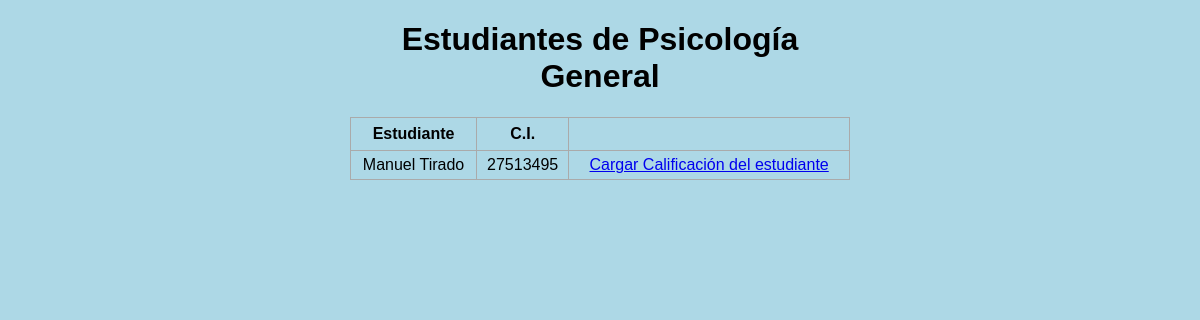
Screenshot of /estudiantes_notas/2480 with the database file from the repository.
### inscripcion.py (models this page shows, shortened)
class Asignatura(db.Model):
    cod_asig = db.Column(db.Integer, primary_key=True)
    nombre = db.Column(db.String(200), nullable=False)
    unidad_creditos = db.Column(db.Integer)

class Estudiante(db.Model):
    cod_estudiante = db.Column(db.Integer, primary_key=True, autoincrement=True)
    nombre = db.Column(db.String(200), nullable=False)
    cedula = db.Column(db.Integer)
    nacimiento = db.Column(db.DateTime)
    telefono = db.Column(db.Integer)
    correo = db.Column(db.String(200), nullable=False)
    fecha_inscripcion = db.Column(db.DateTime, default=datetime.utcnow)
    direccion = db.Column(db.String(200), nullable=False)
    forma_ingreso = db.Column(db.String(200), nullable=False)

### inscripcion.py (the view)
@app.route('/estudiantes_notas/<int:id>', methods=['GET', 'POST'])
def listar_estudiantes_notas(id):
    asignatura = Asignatura.query.get_or_404(id)
    cursando = Cursando.query.filter_by(cod_asig=asignatura.cod_asig).all()
    codigos_estudiantes = [cursando.cod_estudiante for cursando in cursando]
    estudiantes = Estudiante.query.filter(Estudiante.cod_estudiante.in_(codigos_estudiantes)).all()
    if request.method == 'POST':
        pass
    else:
        return render_template('estudiantes_notas.html', estudiantes=estudiantes, asignatura = asignatura)

### templates/estudiantes_notas.html (shortened to what this page needs)
{% extends 'base.html' %}
{% block body %}
<div class="content">
    <h1 style="text-align: center">Estudiantes de {{asignatura.nombre}}</h1>
    {% if estudiantes|length < 1 %}
    <h4 style="text-align: center">No hay estudiantes registrados aún!</h4>
    {% else %}
    <table>
        <tr>
            <th>Estudiante</th>
            <th>C.I.</th>
        </tr>
        {% for estudiante in estudiantes %}
        <tr>
            <td>{{ estudiante.nombre }}</td>
            <td>{{ estudiante.cedula }}</td>
            <td>
                <a href="/carga_notas/{{estudiante.cod_estudiante}}/{{asignatura.cod_asig}}">Cargar Calificación del estudiante</a>
            </td>
        </tr>
        {% endfor %}
    </table>
    {% endif %}
</div>
{% endblock %}

### static/css/main.css (style rules this page uses)
body, html { margin: 0; font-family: sans-serif; background-color: lightblue; }
.content { margin: 0 auto; width: 500px; }
table, td, th { border: 1px solid #aaa; }
table { border-collapse: collapse; width: 100%; }
th { height: 30px; }
td { text-align: center; padding: 5px; }

### rows the page displays
Asignatura: nombre "Psicología General"
Estudiante: nombre "Manuel Tirado", cedula "27513495"
